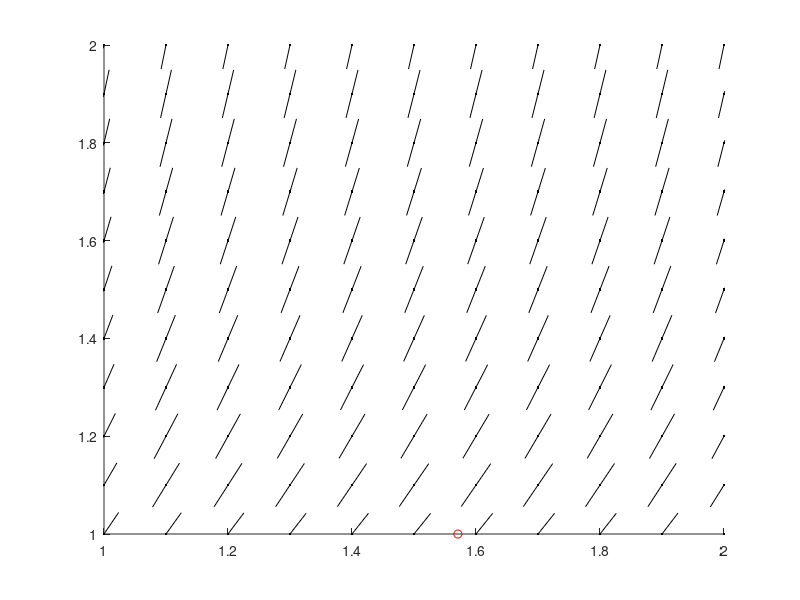

The MATLAB source for this figure: (Note: this script raises an error after producing the figure.)
function task1
axis([1, 2, 1, 2]);
hold on;
x = 1:0.1:2;
y = 1:0.1:2;
delta = 0.05;

    function z = ff(x,y)
        z = ((1 + y^2) * atan(y)) / sin(x);
    end

for k=1:length(x)
    for m=1:length(y)
        plot(x(k), y(m), 'k.');
        eps = delta / sqrt(1 + ff(x(k), y(m))^2);
        plot([x(k)-eps, x(k)+eps],...
             [y(m)-eps*ff(x(k), y(m)), y(m)+eps*ff(x(k), y(m))],...
             'k');
    end
end

plot(pi/2, 1, 'ro');
y = dsolve('Dy * sin(x) = (1 + y^2) * atan(y)', 'y(pi/2)=1', 'x');
plot(x, eval(y), 'r', 'LineWidth', 2);

plot(1, 1, 'bo');
[x, y] = ode45(@ff, [1, 2], 1);
plot(x, y, 'b', 'LineWidth', 2);

end